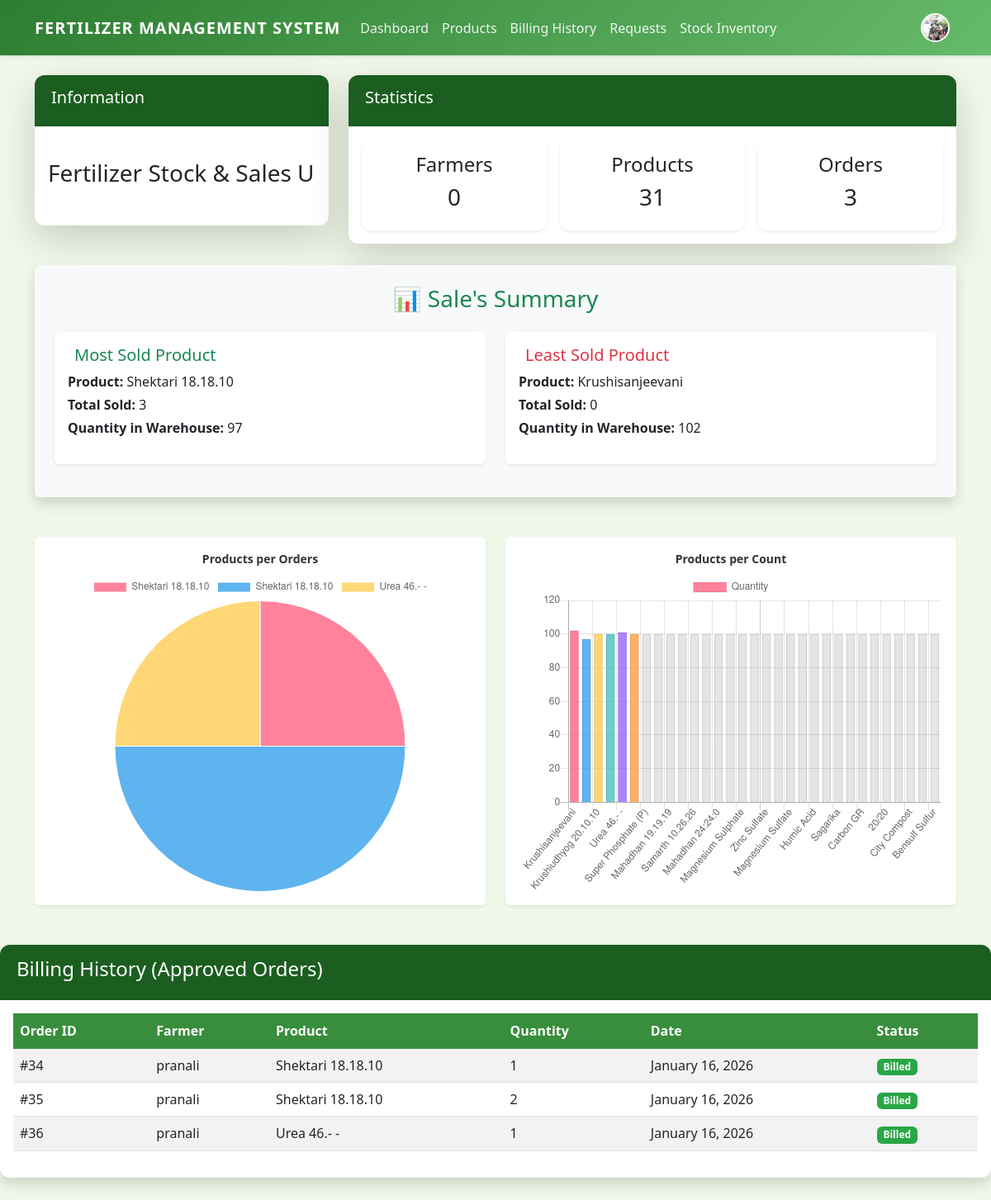
/report/ (signed in), run on the app's committed database.
### user/models.py (models this page shows, shortened)
class Profile(models.Model):
    staff = models.OneToOneField(User, on_delete=models.CASCADE, null=True)
    address = models.CharField(max_length=200, null=True)
    phone = models.CharField(max_length=20, null=True)
    image = models.ImageField(default='avatar.jpg', upload_to='Profile_Images')

### dashboard/models.py (models this page shows, shortened)
class Product(models.Model):
    name = models.CharField(max_length=100, null=True)
    company = models.CharField(max_length=100, null=True, default='Gen')
    category = models.CharField(max_length=20, choices=CATEGORY, null=True)
    quantity = models.PositiveBigIntegerField(null=True)
    weight = models.DecimalField(max_digits=10, decimal_places=2, null=True, default=1.0)
    price = models.DecimalField(max_digits=10, decimal_places=2, null=True)
    class Meta:
        verbose_name_plural = 'Products'

class Order(models.Model):
    product = models.ForeignKey(Product, on_delete=models.CASCADE, null=True)
    staff = models.ForeignKey(User, models.CASCADE, null=True)
    order_quantity = models.PositiveBigIntegerField(null=True)
    status = models.CharField(max_length=50, default='Pending', null=True)
    date = models.DateTimeField(auto_now_add=True)

### dashboard/views.py (the view)
# urls.py: path('report/', views.report, name='dashboard-report'),
@login_required
def report(request):
    if not request.user.is_staff:
        return redirect('farmer-dashboard')
    orders = Order.objects.all()
    products = Product.objects.annotate(
        total_sold=Coalesce(Sum('order__order_quantity'), Value(0))
    )
    most_sold_product = products.order_by('-total_sold').first()
    least_sold_product = products.order_by('total_sold').first()
    context = {
        'orders': orders,
        'products': products,
        'most_sold_product': most_sold_product,
        'least_sold_product': least_sold_product,
        'workers_count': User.objects.all().count(),
        'farmers_count': User.objects.filter(is_staff=False).count(),
        'products_count': Product.objects.all().count(),
        'orders_count': Order.objects.all().count(),
    }
    return render(request, 'dashboard/report.html', context)

### templates/dashboard/report.html (shortened to what this page needs)
{% extends 'partials/base.html' %}
{% block content %}
{% include 'partials/topnav.html' %}
<div class="container">
    <div class="row my-4">
        <div class="col-md-12">
            <div class="bg-light p-4 shadow rounded animate__animated animate__fadeIn">
                <h3 class="text-center mb-4 text-success">
                    📊 Sale's Summary
                </h3>
                <div class="row">
                    <div class="col-md-6 mb-3">
                        <div class="card border-0 shadow-sm rounded h-100 card-hover">
                            <div class="card-body">
                                <h5 class="card-title text-success d-flex align-items-center">
                                    Most Sold Product
                                </h5>
                                <p class="mb-1"><strong>Product:</strong> {{ most_sold_product.name }}</p>
                                <p class="mb-1"><strong>Total Sold:</strong> {{ most_sold_product.total_sold }}</p>
                                <p><strong>Quantity in Warehouse:</strong> {{ most_sold_product.quantity }}</p>
                            </div>
                        </div>
                    </div>
                    <div class="col-md-6 mb-3">
                        <div class="card border-0 shadow-sm rounded h-100 card-hover">
                            <div class="card-body">
                                <h5 class="card-title text-danger d-flex align-items-center">
                                    Least Sold Product
                                </h5>
                                <p class="mb-1"><strong>Product:</strong> {{ least_sold_product.name }}</p>
                                <p class="mb-1"><strong>Total Sold:</strong> {{ least_sold_product.total_sold }}</p>
                                <p><strong>Quantity in Warehouse:</strong> {{ least_sold_product.quantity }}</p>
                            </div>
                        </div>
                    </div>
                </div>
            </div>
        </div>
    </div>
    <div class="row my-5">
        <div class="col-md-6">
            <div class="bg-white p-3 shadow-sm rounded animate__animated animate__fadeIn">
                <p class="text-center mb-2" style="font-size: 14px; font-weight: bold;">Products per Orders</p>
                <canvas id="myChart1" width="400" height="300"></canvas>
                <script>
                    var ctx = document.getElementById('myChart1').getContext('2d');
                    var myChart1 = new Chart(ctx, {
                        type: 'pie',
                        data: {
                            labels: [{% for order in orders %} '{{ order.product.name }}', {% endfor %}],
                            datasets: [{
                                label: 'Products',
                                data: [{% for order in orders %} {{ order.order_quantity }}, {% endfor %}],
                                backgroundColor: [
                                    'rgba(255, 99, 132, 0.8)', 'rgba(54, 162, 235, 0.8)', 'rgba(255, 206, 86, 0.8)',
                                    'rgba(75, 192, 192, 0.8)', 'rgba(153, 102, 255, 0.8)', 'rgba(255, 159, 64, 0.8)',
                                    'rgba(140, 100, 12, 0.8)', 'rgba(170, 62, 25, 0.8)', 'rgba(163, 203, 27, 0.8)',
                                    'rgba(7, 12, 12, 0.8)'
                                ],
                                borderWidth: 1
                            }]
                        },
                        options: {
                            responsive: true,
                            plugins: {
                                legend: { position: 'top' },
                                title: { display: false }
                            }
                        }
                    });
                </script>
            </div>
        </div>
        <div class="col-md-6">
            <div class="bg-white p-3 shadow-sm rounded animate__animated animate__fadeIn">
                <p class="text-center mb-2" style="font-size: 14px; font-weight: bold;">Products per Count</p>
                <canvas id="myChart" width="400" height="300"></canvas>
                <script>
                    var ctx = document.getElementById('myChart').getContext('2d');
                    var myChart = new Chart(ctx, {
                        type: 'bar',
                        data: {
                            labels: [{% for product in products %} '{{ product.name }}', {% endfor %}],
                            datasets: [{
                                label: 'Quantity',
                                data: [{% for product in products %} '{{ product.quantity }}', {% endfor %}],
                                backgroundColor: [
                                    'rgba(255, 99, 132, 0.8)', 'rgba(54, 162, 235, 0.8)', 'rgba(255, 206, 86, 0.8)',
                                    'rgba(75, 192, 192, 0.8)', 'rgba(153, 102, 255, 0.8)', 'rgba(255, 159, 64, 0.8)'
                                ],
                                borderWidth: 1
                            }]
                        },
                        options: {
                            responsive: true,
                            scales: { yAxes: [{ ticks: { beginAtZero: true } }] }
                        }
                    });
                </script>
            </div>
        </div>
    </div>
    </div>
    <div class="row my-5">
        <div class="col-md-12">
            <div class="card shadow">
                <div class="card-header bg-primary text-white">
                    <h4>Billing History (Approved Orders)</h4>
                </div>
                <div class="card-body">
                    <table class="table table-striped">
                        <thead>
                            <tr>
                                <th>Order ID</th>
                                <th>Farmer</th>
                                <th>Product</th>
                                <th>Quantity</th>
                                <th>Date</th>
                                <th>Status</th>
                            </tr>
                        </thead>
                        <tbody>
                            {% for order in orders %}
                            {% if order.status == 'Accepted' %}
                            <tr>
                                <td>#{{ order.id }}</td>
                                <td>{{ order.staff.username }}</td>
                                <td>{{ order.product.name }}</td>
                                <td>{{ order.order_quantity }}</td>
                                <td>{{ order.date|date:"F d, Y" }}</td>
                                <td><span class="badge badge-success">Billed</span></td>
                            </tr>
                            {% endif %}
                            {% endfor %}
                        </tbody>
                    </table>
                </div>
            </div>
        </div>
    </div>
{% endblock %}

### templates/partials/nav.html (shortened to what this page needs)
{% load static %}
<link href="https://cdn.jsdelivr.net/npm/bootstrap@5.3.0/dist/css/bootstrap.min.css" rel="stylesheet">
<link rel="stylesheet" href="{% static 'style.css' %}">
<nav class="navbar navbar-expand-lg custom-navbar">
    <div class="container">
        <a class="navbar-brand" href="{% if user.is_staff %}{% url 'dashboard-index' %}{% else %}{% url 'farmer-orders' %}{% endif %}">Fertilizer Management System</a>
        <div class="collapse navbar-collapse" id="navbarSupportedContent">
            {% if user.is_authenticated %}
            <ul class="navbar-nav me-auto mb-2 mb-lg-0">
                {% if user.is_staff %}
                <li class="nav-item">
                    <a class="nav-link {% if request.resolver_match.url_name == 'dashboard-index' %}active{% endif %}" href="{% url 'dashboard-index' %}">Dashboard</a>
                </li>
                <li class="nav-item">
                    <a class="nav-link {% if request.resolver_match.url_name == 'dashboard-page1' %}active{% endif %}" href="{% url 'dashboard-page1' %}">Products</a>
                </li>
                <li class="nav-item">
                    <a class="nav-link {% if request.resolver_match.url_name == 'dashboard-report' %}active{% endif %}" href="{% url 'dashboard-report' %}">Billing History</a>
                </li>
                <li class="nav-item">
                    <a class="nav-link {% if request.resolver_match.url_name == 'dashboard-admin-orders' %}active{% endif %}" href="{% url 'dashboard-admin-orders' %}">Requests</a>
                </li>
                <li class="nav-item">
                    <a class="nav-link {% if request.resolver_match.url_name == 'dashboard-stock-report' %}active{% endif %}" href="{% url 'dashboard-stock-report' %}">Stock Inventory</a>
                </li>
                {% endif %}
            </ul>
            <ul class="navbar-nav ms-auto mb-2 mb-lg-0 align-items-center">
                <li class="nav-item">
                    <a class="nav-link d-flex align-items-center" href="{% url 'user-profile' %}">
                        {% if user.profile.image %}
                            <img src="{{ user.profile.image.url }}" alt="Profile" class="rounded-circle" style="width: 35px; height: 35px; object-fit: cover; border: 2px solid #fff;">
                        {% else %}
                            <div class="rounded-circle bg-secondary d-flex justify-content-center align-items-center" style="width: 35px; height: 35px; border: 2px solid #fff; color: white;">
                                {{ user.username|make_list|first|upper }}
                            </div>
                        {% endif %}
                    </a>
                </li>
            </ul>
            {% endif %}
        </div>
    </div>
</nav>

### static/style.css (style rules this page uses)
body { background-color: #f1f8e9 !important; background: #f1f8e9 !important; font-family: 'Segoe UI', Tahoma, Geneva, Verdana, sans-serif; color: #333; }
.custom-navbar { background-color: #2e7d32; background: linear-gradient(135deg, #2e7d32 0%, #66bb6a 100%); box-shadow: 0 2px 4px rgba(0,0,0,0.1); }
.custom-navbar .navbar-brand { font-weight: bold; color: #fff !important; text-transform: uppercase; letter-spacing: 1px; }
.custom-navbar .nav-link { color: rgba(255,255,255,0.9) !important; font-weight: 500; transition: color 0.3s; }
.card { border: none; border-radius: 12px; box-shadow: 0 5px 15px rgba(0,0,0,0.05); transition: transform 0.3s ease, box-shadow 0.3s ease; background-color: #fff; overflow: hidden; }
.card-header { background-color: #4caf50; color: white; font-weight: bold; border-bottom: none; padding: 15px 20px; }
.bg-primary { background-color: #1b5e20 !important; }
.table thead th { background-color: #388e3c; color: white; border-color: #388e3c; }
.table { color: #333; }
.animate__fadeIn { animation: fadeIn 0.8s ease-in; }
a { color: #2e7d32; text-decoration: none; }

### data on the page
Product: name "Shektari 18.18.10", total_sold "3", quantity "97"
Product: name "Krushisanjeevani", total_sold "0", quantity "102"
Order: id "34", staff.username "pranali", product.name "Shektari 18.18.10", order_quantity "1", date "January 16, 2026"
Order: id "35", staff.username "pranali", product.name "Shektari 18.18.10", order_quantity "2", date "January 16, 2026"
Order: id "36", staff.username "pranali", product.name "Urea 46.- -", order_quantity "1", date "January 16, 2026"

### other printed values
{{ workers|length }} "0"
{{ products|length }} "31"
{{ orders|length }} "3"
chart data {{ order.product.name }} Shektari 18.18.10, Shektari 18.18.10, Urea 46.- -
chart data {{ order.order_quantity }} 1, 2, 1
chart data {{ product.quantity }} 102, 97, 100, 100, 101, 100, 100, 100, 100, 100, 100, 100, 100, 100, 100, 100, 100, 100, 100, 100, 100, 100, 100, 100, 100, 100, 100, 100, 100, 100, 100
